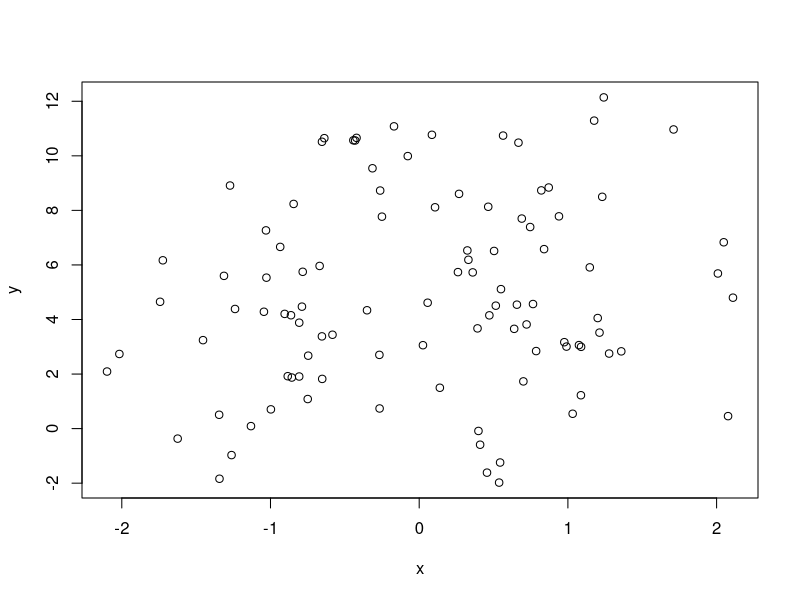
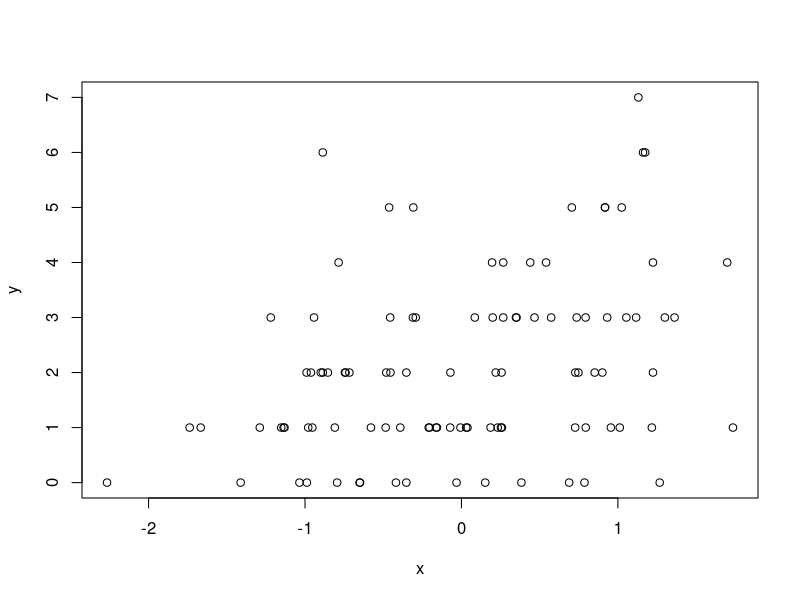

These charts were generated, in order, by the following R code:

##Question 1
##Generate two random matrices of dimensions 100X100 and perform vectorised multiplication
##and matrix multiplication on it.

set.seed(1)
m1 <- matrix(rnorm(10000),100,100)
m2 <- matrix(rnorm(10000),100,100)
vecmul <- m1*m2
matmul <- m1%*%m2




##Question 2
##Generate a list containing a random sequence of integers named “random” and length 500, a
##sorted increasing character array of length 26 named “chars” and a factor variable with two
##levels “yes” and “no” with 50 “yes” and 50 “no” placed randomly and name the factor variable
##accordingly. Perform basic subsetting operations on the list:
##Subset first 20 elements of the character array


z <- list(random = sample(500,500), chars = letters, 
          f <- sample(gl(2,50, labels = c("Yes", "No"))));

s1 <- z[[2]][1:20]



##Question 3
##There are two vectors x and y with the following values: x <- c(1,2,3,NA,5,6,7,8,NA,NA), y<-
##c(“a”,”b”,”c”,NA,”e”,”f”,”g”,”h”,NA,NA). How would you subset both the vectors taking only the
##good values.

x <- c(1,2,3,NA,5,6,7,8,NA,NA)
y <- c("a","b","c",NA,"e","f","g","h",NA,NA)

good <- complete.cases(x,y)

goodx <- x[good]
goody <- y[good]




##Question 4
##You are given two lists x <- list(a = 1:100,b = rnorm(100), c = rbinom(100,0,2)) and y <- list(a =
##matrix(1:20,4,5), b = matrix(1:50,10,5)). Calculate the mean of each element in x and extract
##the first two columns of each matrix in y.

x <- list(a = 1:100, b = rnorm(100), c = rbinom(100,0,2))
y <- list(a = matrix(1:20,4,5), b = matrix(1:50,10,5))

s1 <- sapply(x,mean,na.rm = T)
s2 <- lapply(y,function(x) {list((x[,c(2,3)]))})




##Question 5
##Simulate a linear model y = a + bx + e where e ~ N(0,9), x ~ N(0,1), a = 0.7 and b = 5. Plot the
##x versus y graph and the regression line.

set.seed(2)
e <- rnorm(100,0,3)
x <- rnorm(100,0,1)

a <- 0.7
b <- 5

y <- a*x + b + e

plot(x,y)

d <- data.frame(y,x,e)
reg <- lm( y ~ x + e, data = d)




##Question 6
##Simulate a poisson model y ~ Poisson(mu) where log(mu) = a + bx, x ~ N(0,1), a = 0.7 and b =
##0.3.

set.seed(3)
x <- rnorm(100,0,1)

a <- 0.7
b <- 0.3

log.mu <- a + b*x
y <-  rpois(100, exp(log.mu))

plot(x,y)



